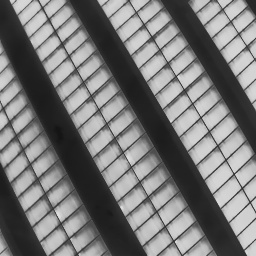
#> input picture preprocessed_data/snap_1_ (1).jpg, 256 x 256 px, found by its file name
$ jupyter execute thermal_image_process744ab3e8ceffe39e360b3cf932f001f6ae72a381a4819713258f9eac93c75a38.ipynb
#> lines starting #> are read from the running program, lines starting #| are printed output that depends on the picture
**Import all libraries here!**

[cell 1]
import cv2 as cv
import numpy as np

[cell 2]
img_name = "data/Thermal/snap_1_ (1).jpg"
img = cv.imread(img_name, cv.IMREAD_COLOR)
#> img is the input picture: shape (256, 256, 3); min 20, max 225, mean 121.8
# cv.imshow("Original thermal image", img)
# cv.waitKey(0) # waits until a key is pressed
# cv.destroyAllWindows() # destroys the window showing image

[cell 3]
# dimension of the image
img.shape
#> Out = (256, 256, 3)

[cell 4]
# convert the colored thermal to greyscale
img_grey = cv.cvtColor(img, cv.COLOR_RGB2GRAY)
# cv.imshow("Grey scale image", img_grey)
# cv.waitKey(0) # waits until a key is pressed
# cv.destroyAllWindows() # destroys the window showing image

[cell 5]
# median/ gaussian filtering
filtered_img = cv.medianBlur(img_grey, 3)
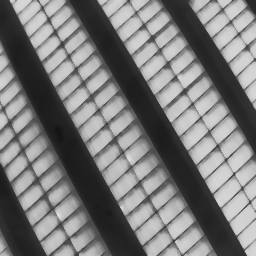
#> filtered_img: shape (256, 256); min 21, max 219, mean 123
# cv.imshow("Filtered image", filtered_img)
# cv.waitKey(0) # waits until a key is pressed
# cv.destroyAllWindows() # destroys the window showing image

[cell 6]
# convert filtered greyscale image to back to RGB
rgb = cv.cvtColor(filtered_img, cv.COLOR_GRAY2RGB)
# cv.imshow("Colored image", rgb)
# cv.waitKey(0) # waits until a key is pressed
# cv.destroyAllWindows() # destroys the window showing image

[cell 7]
# rgb[:, :, :]

[cell 8]
# Import the necessary libraries
import cv2
import numpy as np
from PIL import Image

# Load the png image using cv2.imread
img = cv2.imread("data/Thermal/snap_1_ (1).jpg")

# Convert the image to grayscale using cv2.cvtColor
gray = cv2.cvtColor(img, cv2.COLOR_BGR2GRAY)

# Get the pixel values of the grayscale image using numpy.array
pixels = np.array(gray)

# Map the pixel values to temperature values using a linear function
# Assuming the min and max temperatures of the color bar are 28 and 70 degrees Celsius
# and the corresponding pixel values are 0 and 255
min_temp = 28
max_temp = 70
min_pixel = 0
max_pixel = 255

# The linear function is y = mx + b, where y is the temperature, x is the pixel value,
# m is the slope, and b is the intercept
m = (max_temp - min_temp) / (max_pixel - min_pixel)
b = min_temp - m * min_pixel

# Apply the linear function to each pixel value to get the temperature value
temps = m * pixels + b
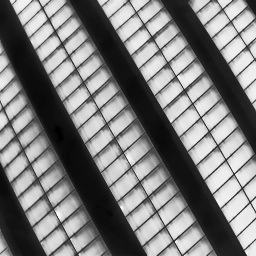
#> temps: shape (256, 256) float64; min 31.29, max 65.06, mean 48.1; drawn with min black and max white

[cell 9]
print(temps)
#> (printed output is left out)

$ run again, with preprocessed_data/snap_1_ (102).jpg copied over preprocessed_data/snap_1_ (1).jpg
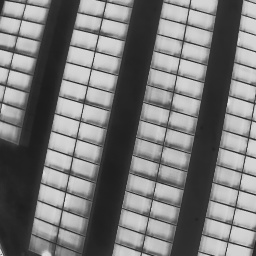
#> input picture preprocessed_data/snap_1_ (102).jpg, 256 x 256 px, found by its file name
#> img is the input picture: shape (256, 256, 3); min 27, max 223, mean 121.3
#> `filtered_img = cv.medianBlur(img_grey, 3)`:
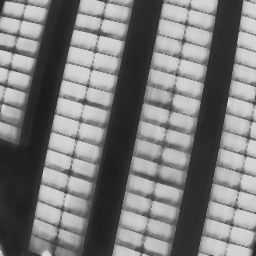
#> filtered_img: shape (256, 256); min 28, max 218, mean 123.1
#> `temps = m * pixels + b`:
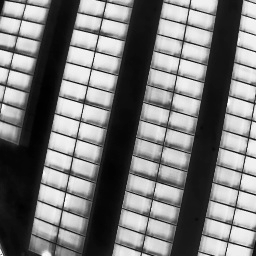
#> temps: shape (256, 256) float64; min 32.45, max 64.73, mean 48; drawn with min black and max white
#> (printed output is left out)

$ run again, with preprocessed_data/snap_1_ (11).jpg copied over preprocessed_data/snap_1_ (1).jpg
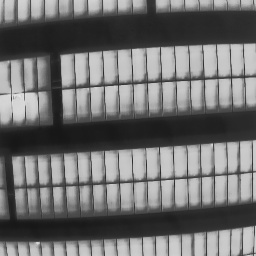
#> input picture preprocessed_data/snap_1_ (11).jpg, 256 x 256 px, found by its file name
#> img is the input picture: shape (256, 256, 3); min 22, max 228, mean 112.7
#> `filtered_img = cv.medianBlur(img_grey, 3)`:
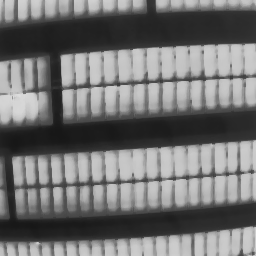
#> filtered_img: shape (256, 256); min 23, max 220, mean 114.4
#> `temps = m * pixels + b`:
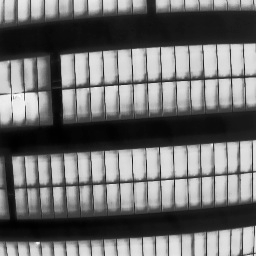
#> temps: shape (256, 256) float64; min 31.62, max 65.55, mean 46.6; drawn with min black and max white
#> (printed output is left out)
